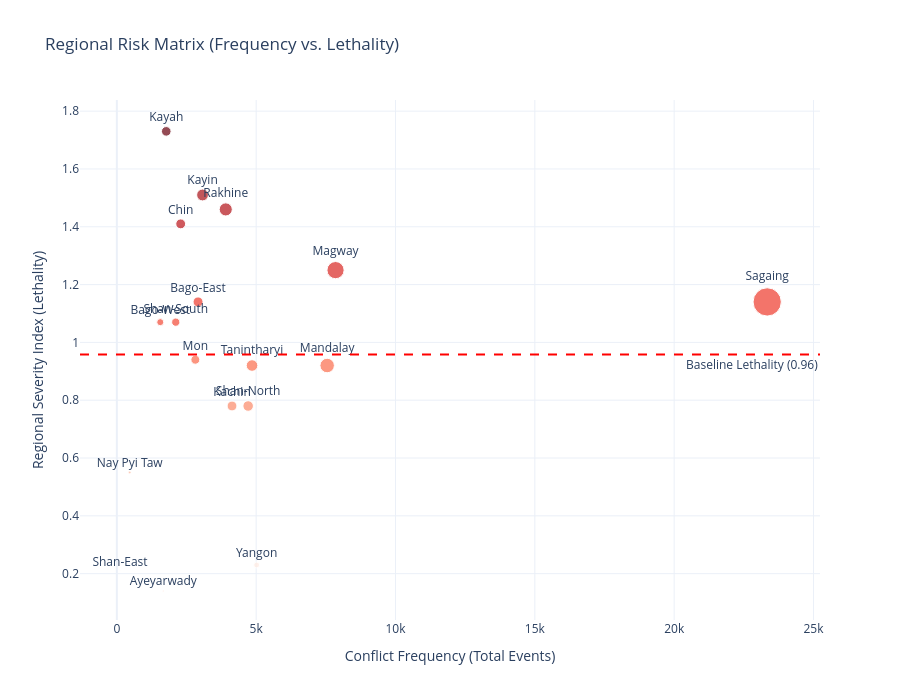

Here is the notebook cell this chart was saved with:
### Markdown cell above
## 2. Generating the Risk Matrix

We plot the regions on a scatter plot. 
- **Size of bubble:** Total fatalities.
- **Color:** Intensity of lethality.
- **Dash Line:** The Baseline Lethality threshold.

### Code cell
fig = px.scatter(
    risk_df.reset_index(), 
    x="Frequency", 
    y="Lethality", 
    text="admin1", 
    size="fatalities", 
    color="Lethality",
    color_continuous_scale="Reds",
    title="Regional Risk Matrix (Frequency vs. Lethality)",
    labels={'Lethality': 'Lethality (Fatalities/Event)'},
    template="plotly_white",
    height=700
)

# Add the Baseline Lethality Line
fig.add_hline(
    y=baseline_lethality, 
    line_dash="dash", 
    line_color="red",
    annotation_text=f"Baseline Lethality ({baseline_lethality:.2f})", 
    annotation_position="bottom right"
)

fig.update_traces(textposition='top center')
fig.update_layout(
    xaxis_title="Conflict Frequency (Total Events)",
    yaxis_title="Regional Severity Index (Lethality)",
    coloraxis_showscale=False
)

fig.show()

### Figure 1 — Plotly figure (JSON) as saved in the notebook; plotly's stock layout.template omitted (floating-point values rounded to 4 significant figures)
{"data": [{"hovertemplate": "Frequency=%{x}<br>Lethality (Fatalities/Event)=%{marker.color}<br>fatalities=%{marker.size}<br>admin1=%{text}<extra></extra>", "legendgroup": "", "marker": {"color": [0.14, 1.14, 1.07, 1.41, 0.78, 1.73, 1.51, 1.25, 0.92, 0.94, 0.55, 1.46, 1.14, 0.21, 0.78, 1.07, 0.92, 0.23], "coloraxis": "coloraxis", "size": [238, 3327, 1660, 3231, 3216, 3062, 4642, 9814, 6964, 2640, 252, 5692, 26552, 24, 3684, 2266, 4471, 1152], "sizemode": "area", "sizeref": 66.38, "symbol": "circle"}, "mode": "markers+text", "name": "", "orientation": "v", "showlegend": false, "text": ["Ayeyarwady", "Bago-East", "Bago-West", "Chin", "Kachin", "Kayah", "Kayin", "Magway", "Mandalay", "Mon", "Nay Pyi Taw", "Rakhine", "Sagaing", "Shan-East", "Shan-North", "Shan-South", "Tanintharyi", "Yangon"], "textposition": "top center", "type": "scatter", "x": [1666, 2914, 1558, 2291, 4133, 1773, 3075, 7848, 7547, 2817, 460, 3908, 23338, 113, 4712, 2114, 4851, 5015], "xaxis": "x", "y": [0.14, 1.14, 1.07, 1.41, 0.78, 1.73, 1.51, 1.25, 0.92, 0.94, 0.55, 1.46, 1.14, 0.21, 0.78, 1.07, 0.92, 0.23], "yaxis": "y"}], "layout": {"annotations": [{"showarrow": false, "text": "Baseline Lethality (0.96)", "x": 1, "xanchor": "right", "xref": "x domain", "y": 0.9583, "yanchor": "top", "yref": "y"}], "coloraxis": {"colorbar": {"title": {"text": "Lethality (Fatalities/Event)"}}, "colorscale": [[0, "rgb(255,245,240)"], [0.125, "rgb(254,224,210)"], [0.25, "rgb(252,187,161)"], [0.375, "rgb(252,146,114)"], [0.5, "rgb(251,106,74)"], [0.625, "rgb(239,59,44)"], [0.75, "rgb(203,24,29)"], [0.875, "rgb(165,15,21)"], [1, "rgb(103,0,13)"]], "showscale": false}, "height": 700, "legend": {"itemsizing": "constant", "tracegroupgap": 0}, "shapes": [{"line": {"color": "red", "dash": "dash"}, "type": "line", "x0": 0, "x1": 1, "xref": "x domain", "y0": 0.9583, "y1": 0.9583, "yref": "y"}], "title": {"text": "Regional Risk Matrix (Frequency vs. Lethality)"}, "xaxis": {"anchor": "y", "domain": [0, 1], "title": {"text": "Conflict Frequency (Total Events)"}}, "yaxis": {"anchor": "x", "domain": [0, 1], "title": {"text": "Regional Severity Index (Lethality)"}}}}
